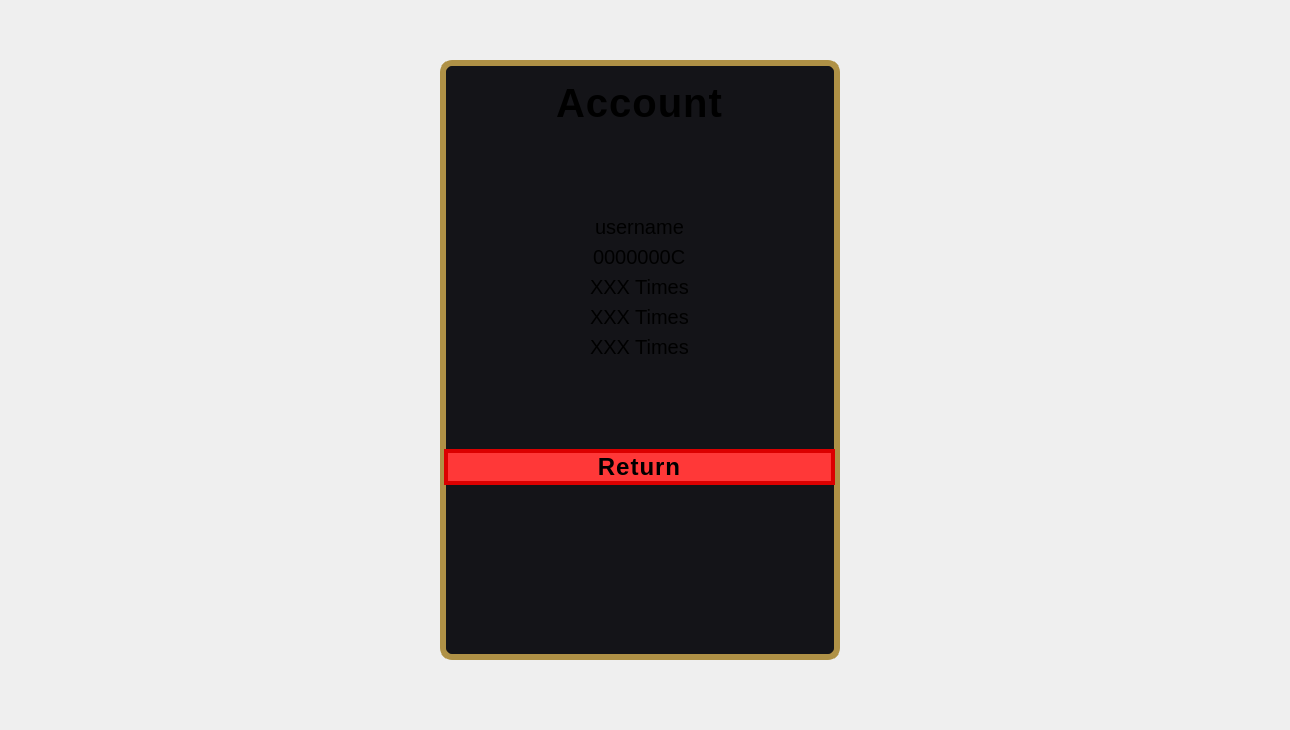
      <widget class="QWidget" name="Account">
       <property name="styleSheet">
        <string notr="true">QFrame#accountCard {
    background-color: #141418;
    border: 6px solid #af9146;
    border-radius: 12px;
    padding: 25px;
}
QLabel{
	font-size: 20px;
}
QLabel#lblAccountTitle{
	font-size: 40px;
	font-weight: bold;
	letter-spacing: 1px;
}
QPushButton#btnLeaveAccount{
	background-color: #FF3838;
	border: 4px solid #DC0000;
	font-size: 24px;
    font-weight: bold;
    letter-spacing: 1px;
}
QPushButton#btnLeaveAccount:hover{
	color:&quot;white&quot;;
	background-color: #DC0000;
	border: 4px solid #DC0000;
	font-size: 24px;
    font-weight: bold;
    letter-spacing: 1px;
}</string>
       </property>
       <widget class="QWidget" name="verticalLayoutWidget_11">
        <property name="geometry">
         <rect>
          <x>0</x>
          <y>0</y>
          <width>1281</width>
          <height>721</height>
         </rect>
        </property>
        <layout class="QVBoxLayout" name="verticalLayout_20">
         <item alignment="Qt::AlignmentFlag::AlignHCenter|Qt::AlignmentFlag::AlignVCenter">
          <widget class="QFrame" name="accountCard">
           <property name="minimumSize">
            <size>
             <width>400</width>
             <height>600</height>
            </size>
           </property>
           <property name="frameShape">
            <enum>QFrame::Shape::StyledPanel</enum>
           </property>
           <property name="frameShadow">
            <enum>QFrame::Shadow::Raised</enum>
           </property>
           <widget class="QWidget" name="verticalLayoutWidget_17">
            <property name="geometry">
             <rect>
              <x>4</x>
              <y>0</y>
              <width>391</width>
              <height>591</height>
             </rect>
            </property>
            <layout class="QVBoxLayout" name="verticalLayout_21">
             <item>
              <spacer name="verticalSpacer_38">
               <property name="orientation">
                <enum>Qt::Orientation::Vertical</enum>
               </property>
               <property name="sizeType">
                <enum>QSizePolicy::Policy::Fixed</enum>
               </property>
               <property name="sizeHint" stdset="0">
                <size>
                 <width>20</width>
                 <height>20</height>
                </size>
               </property>
              </spacer>
             </item>
             <item alignment="Qt::AlignmentFlag::AlignHCenter">
              <widget class="QLabel" name="lblAccountTitle">
               <property name="text">
                <string>Account</string>
               </property>
              </widget>
             </item>
             <item>
              <spacer name="verticalSpacer_33">
               <property name="orientation">
                <enum>Qt::Orientation::Vertical</enum>
               </property>
               <property name="sizeType">
                <enum>QSizePolicy::Policy::Expanding</enum>
               </property>
               <property name="sizeHint" stdset="0">
                <size>
                 <width>20</width>
                 <height>40</height>
                </size>
               </property>
              </spacer>
             </item>
             <item>
              <layout class="QHBoxLayout" name="horizontalLayout_18">
               <item alignment="Qt::AlignmentFlag::AlignHCenter">
                <widget class="QLabel" name="lblAccountUsernameText">
                 <property name="text">
                  <string>username</string>
                 </property>
                </widget>
               </item>
              </layout>
             </item>
             <item>
              <layout class="QHBoxLayout" name="horizontalLayout_16">
               <item alignment="Qt::AlignmentFlag::AlignHCenter">
                <widget class="QLabel" name="lblAccountBalanceText">
                 <property name="text">
                  <string>0000000C</string>
                 </property>
                </widget>
               </item>
              </layout>
             </item>
             <item>
              <layout class="QHBoxLayout" name="horizontalLayout_19">
               <item alignment="Qt::AlignmentFlag::AlignHCenter">
                <widget class="QLabel" name="lblAccountBJGamesPlayedText">
                 <property name="text">
                  <string>XXX Times</string>
                 </property>
                </widget>
               </item>
              </layout>
             </item>
             <item>
              <layout class="QHBoxLayout" name="horizontalLayout_20">
               <item alignment="Qt::AlignmentFlag::AlignHCenter">
                <widget class="QLabel" name="lblAccountRGamesPlayedText">
                 <property name="text">
                  <string>XXX Times</string>
                 </property>
                </widget>
               </item>
              </layout>
             </item>
             <item>
              <layout class="QHBoxLayout" name="horizontalLayout_21">
               <item alignment="Qt::AlignmentFlag::AlignHCenter">
                <widget class="QLabel" name="lblAccountSMGamesPlayedText">
                 <property name="text">
                  <string>XXX Times</string>
                 </property>
                </widget>
               </item>
              </layout>
             </item>
             <item>
              <spacer name="verticalSpacer_35">
               <property name="orientation">
                <enum>Qt::Orientation::Vertical</enum>
               </property>
               <property name="sizeHint" stdset="0">
                <size>
                 <width>20</width>
                 <height>40</height>
                </size>
               </property>
              </spacer>
             </item>
             <item>
              <layout class="QHBoxLayout" name="horizontalLayout_17">
               <item>
                <widget class="QPushButton" name="btnLeaveAccount">
                 <property name="text">
                  <string>Return</string>
                 </property>
                </widget>
               </item>
              </layout>
             </item>
             <item>
              <spacer name="verticalSpacer_36">
               <property name="orientation">
                <enum>Qt::Orientation::Vertical</enum>
               </property>
               <property name="sizeHint" stdset="0">
                <size>
                 <width>20</width>
                 <height>20</height>
                </size>
               </property>
              </spacer>
             </item>
             <item>
              <spacer name="verticalSpacer_37">
               <property name="orientation">
                <enum>Qt::Orientation::Vertical</enum>
               </property>
               <property name="sizeHint" stdset="0">
                <size>
                 <width>20</width>
                 <height>40</height>
                </size>
               </property>
              </spacer>
             </item>
            </layout>
           </widget>
          </widget>
         </item>
        </layout>
       </widget>
      </widget>
